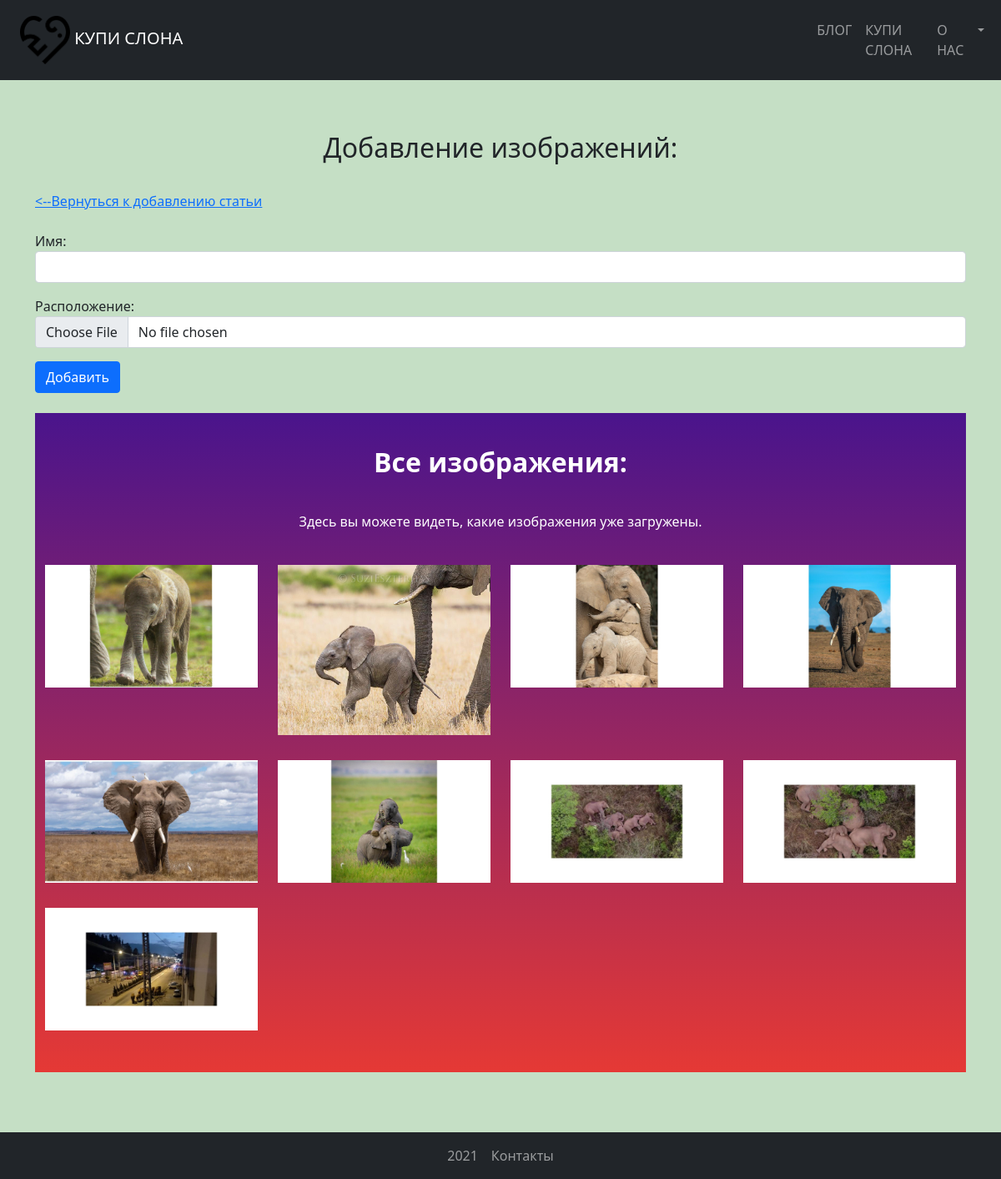
The page /image/add_image/ on the database as committed earlier.
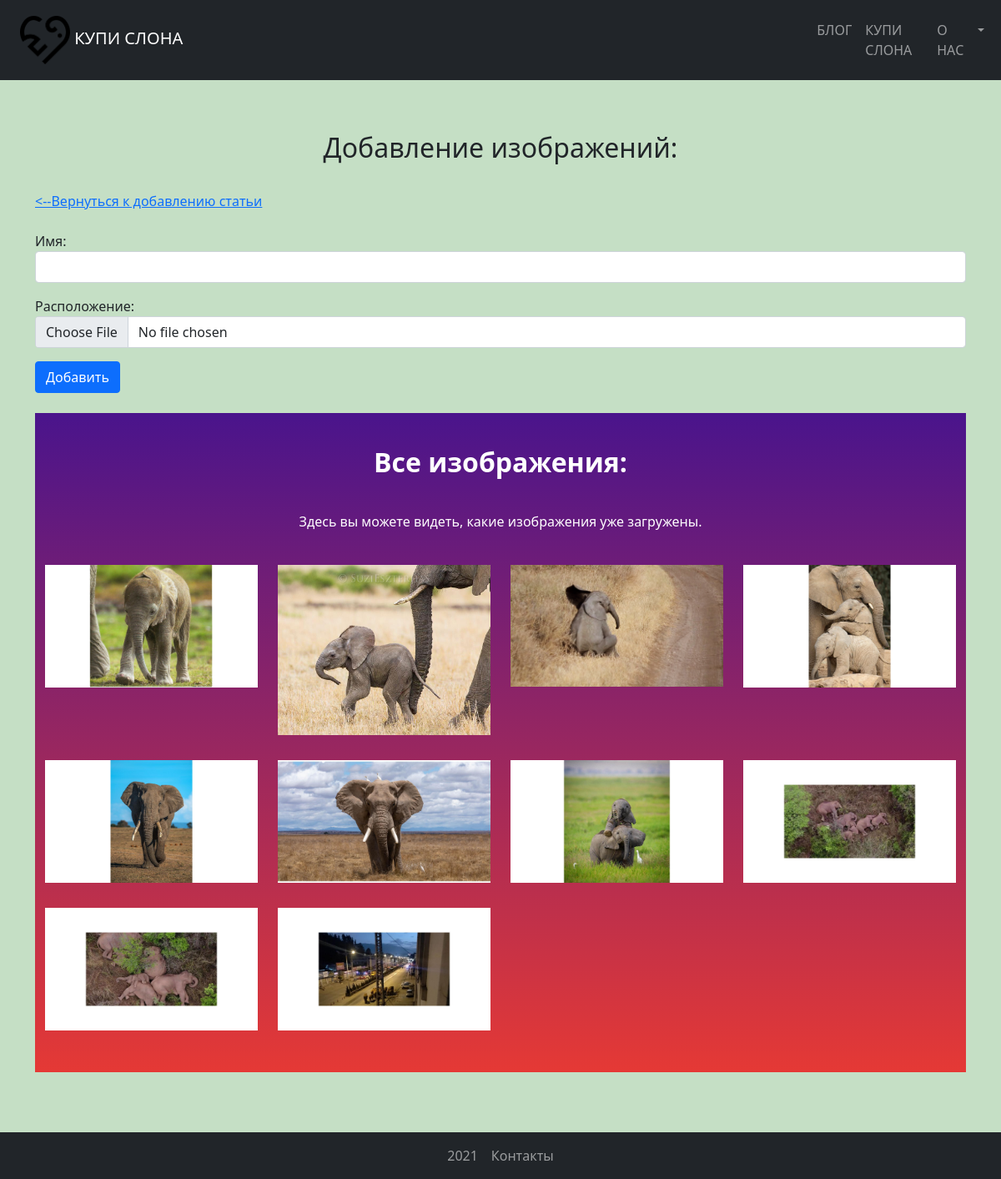
The same page on the database as committed later.
### images/models.py (models this page shows, shortened)
class Images(models.Model):
    title = models.CharField(max_length=30, verbose_name='Имя')
    image = ProcessedImageField(processors=[ResizeToFit(
                                                            width=1300,
                                                            height=750,
                                                            mat_color='white',
                                                            upscale=False,
                                                        )],
                                verbose_name="Расположение")
    class Meta:
        verbose_name = 'Изображение'
        verbose_name_plural = "Изображения"
        ordering = ['title', 'id']

### images/views.py (the view, shortened to what this page needs)
# urls.py: path('add_image/', AddImage.as_view(), name='add_image'),
class AddImage(CreateView):
    form_class = ImagesForm
    template_name = 'images/add_image.html'
    success_url = reverse_lazy('add_image')
    def get_context_data(self, **kwargs):
        kwargs['object_list'] = Images.objects.all()
        return super(AddImage, self).get_context_data(**kwargs)

### images/forms.py
class ImagesForm(forms.ModelForm):
    class Meta:
        model = Images
        fields = ['title', 'image']
        widgets = {
            'title': forms.TextInput(attrs={'class': 'form-control'}),
            'image': forms.FileInput(attrs={'class': 'form-control'}),
        }

### images/templates/images/add_image.html (shortened to what this page needs)
{% extends 'base.html' %}
{% block heading %}<br>Добавление изображений:{% endblock %}
{% block content %}
    <a href="{% url 'add_article' %}"><--Вернуться к добавлению статьи</a>
    <br>
    <br>
    <form action="{% url 'add_image' %}" method="post" enctype="multipart/form-data">
        {{ form.as_p }}
        <button type="submit" class="btn btn-primary btn-block">Добавить</button>
    </form>
    <br>
    <div class="lightbox-gallery">
        <div class="container">
            <div class="intro">
                <h2 class="text-center">Все изображения:</h2>
                <p class="text-center">Здесь вы можете видеть, какие изображения уже загружены.</p>
            </div>
            <div class="row photos">
                {% for obj in object_list %}
                <div class="col-sm-6 col-md-4 col-lg-3 item">
                    <a href="#" data-lightbox="photos">
                        <img class="img-fluid" src="/images/{{ obj.image }}">
                    </a>
                </div>
                {% endfor %}
            </div>
        </div>
    </div>
{% endblock %}

Rows that differ between the two databases and show on the page:
added Images: image (picture)
